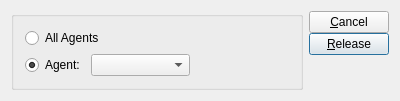
<?xml version="1.0" encoding="UTF-8"?>
<ui version="4.0">
 <comment>This file is part of the xTuple ERP: PostBooks Edition, a free and
open source Enterprise Resource Planning software suite,
Copyright (c) 1999-2018 by OpenMFG LLC, d/b/a xTuple.
It is licensed to you under the Common Public Attribution License
version 1.0, the full text of which (including xTuple-specific Exhibits)
is available at www.xtuple.com/CPAL.  By using this software, you agree
to be bound by its terms.</comment>
 <class>releaseTransferOrdersByAgent</class>
 <widget class="QDialog" name="releaseTransferOrdersByAgent">
  <property name="geometry">
   <rect>
    <x>0</x>
    <y>0</y>
    <width>400</width>
    <height>100</height>
   </rect>
  </property>
  <property name="windowTitle">
   <string>Release Transfer Orders by Agent</string>
  </property>
  <layout class="QGridLayout" name="gridLayout_2">
   <item row="0" column="0">
    <widget class="QGroupBox" name="groupBox">
     <property name="title">
      <string/>
     </property>
     <layout class="QGridLayout" name="gridLayout">
      <item row="0" column="0" colspan="2">
       <widget class="QRadioButton" name="_allAgents">
        <property name="text">
         <string>All Agents</string>
        </property>
       </widget>
      </item>
      <item row="1" column="0">
       <widget class="QRadioButton" name="_selectedAgent">
        <property name="text">
         <string>Agent:</string>
        </property>
        <property name="checked">
         <bool>true</bool>
        </property>
       </widget>
      </item>
      <item row="1" column="1">
       <layout class="QHBoxLayout" name="horizontalLayout">
        <item>
         <widget class="XComboBox" name="_agent">
          <property name="sizePolicy">
           <sizepolicy hsizetype="Expanding" vsizetype="Fixed">
            <horstretch>0</horstretch>
            <verstretch>0</verstretch>
           </sizepolicy>
          </property>
          <property name="type">
           <enum>XComboBox::Agent</enum>
          </property>
         </widget>
        </item>
        <item>
         <spacer name="horizontalSpacer">
          <property name="orientation">
           <enum>Qt::Horizontal</enum>
          </property>
          <property name="sizeHint" stdset="0">
           <size>
            <width>40</width>
            <height>20</height>
           </size>
          </property>
         </spacer>
        </item>
       </layout>
      </item>
     </layout>
    </widget>
   </item>
   <item row="0" column="1">
    <layout class="QVBoxLayout">
     <property name="spacing">
      <number>0</number>
     </property>
     <property name="margin">
      <number>0</number>
     </property>
     <item>
      <layout class="QVBoxLayout" name="_2">
       <property name="spacing">
        <number>0</number>
       </property>
       <item>
        <widget class="QPushButton" name="_close">
         <property name="text">
          <string>&amp;Cancel</string>
         </property>
        </widget>
       </item>
       <item>
        <widget class="QPushButton" name="_release">
         <property name="enabled">
          <bool>true</bool>
         </property>
         <property name="text">
          <string>&amp;Release</string>
         </property>
         <property name="autoDefault">
          <bool>true</bool>
         </property>
         <property name="default">
          <bool>true</bool>
         </property>
        </widget>
       </item>
      </layout>
     </item>
     <item>
      <spacer>
       <property name="orientation">
        <enum>Qt::Vertical</enum>
       </property>
       <property name="sizeType">
        <enum>QSizePolicy::Expanding</enum>
       </property>
       <property name="sizeHint" stdset="0">
        <size>
         <width>20</width>
         <height>0</height>
        </size>
       </property>
      </spacer>
     </item>
    </layout>
   </item>
  </layout>
 </widget>
 <layoutdefault spacing="6" margin="11"/>
 <customwidgets>
  <customwidget>
   <class>XComboBox</class>
   <extends>QComboBox</extends>
   <header>xcombobox.h</header>
  </customwidget>
 </customwidgets>
 <tabstops>
  <tabstop>_allAgents</tabstop>
  <tabstop>_selectedAgent</tabstop>
  <tabstop>_agent</tabstop>
  <tabstop>_release</tabstop>
  <tabstop>_close</tabstop>
 </tabstops>
 <resources/>
 <connections>
  <connection>
   <sender>_close</sender>
   <signal>clicked()</signal>
   <receiver>releaseTransferOrdersByAgent</receiver>
   <slot>reject()</slot>
   <hints>
    <hint type="sourcelabel">
     <x>334</x>
     <y>31</y>
    </hint>
    <hint type="destinationlabel">
     <x>20</x>
     <y>20</y>
    </hint>
   </hints>
  </connection>
  <connection>
   <sender>_selectedAgent</sender>
   <signal>toggled(bool)</signal>
   <receiver>_agent</receiver>
   <slot>setEnabled(bool)</slot>
   <hints>
    <hint type="sourcelabel">
     <x>68</x>
     <y>66</y>
    </hint>
    <hint type="destinationlabel">
     <x>108</x>
     <y>68</y>
    </hint>
   </hints>
  </connection>
 </connections>
</ui>
